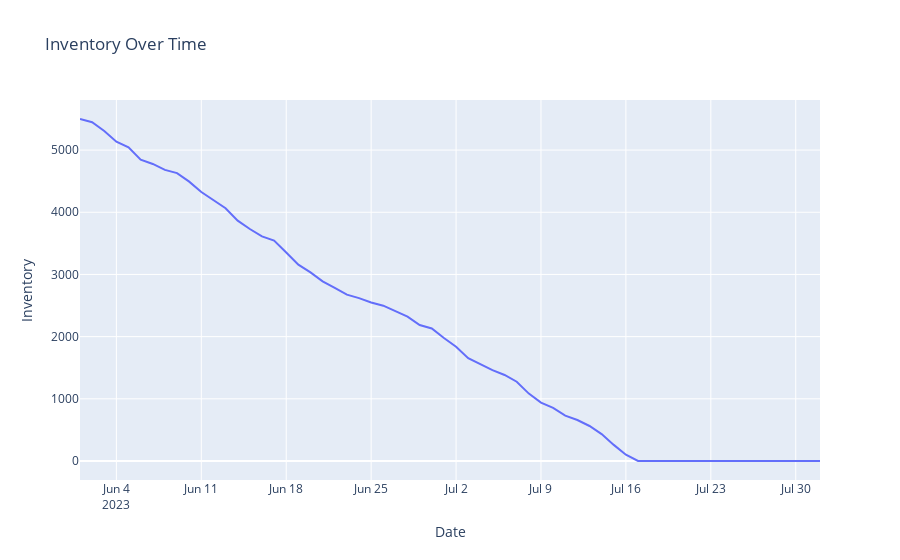

Notebook source saved alongside this figure:
### Markdown cell above
## Inventory Over Time

### Code cell
fig = px.line(df,x='Date',y='Inventory',title='Inventory Over Time')
fig.show()

### Figure 1 — Plotly figure (JSON) as saved in the notebook; plotly's stock layout.template omitted (floating-point values rounded to 4 significant figures)
{"data": [{"hovertemplate": "Date=%{x}<br>Inventory=%{y}<extra></extra>", "legendgroup": "", "line": {"color": "#636efa", "dash": "solid"}, "marker": {"symbol": "circle"}, "mode": "lines", "name": "", "orientation": "v", "showlegend": false, "type": "scatter", "x": ["2023-06-01", "2023-06-02", "2023-06-03", "2023-06-04", "2023-06-05", "2023-06-06", "2023-06-07", "2023-06-08", "2023-06-09", "2023-06-10", "2023-06-11", "2023-06-12", "2023-06-13", "2023-06-14", "2023-06-15", "2023-06-16", "2023-06-17", "2023-06-18", "2023-06-19", "2023-06-20", "2023-06-21", "2023-06-22", "2023-06-23", "2023-06-24", "2023-06-25", "2023-06-26", "2023-06-27", "2023-06-28", "2023-06-29", "2023-06-30", "2023-07-01", "2023-07-02", "2023-07-03", "2023-07-04", "2023-07-05", "2023-07-06", "2023-07-07", "2023-07-08", "2023-07-09", "2023-07-10", "2023-07-11", "2023-07-12", "2023-07-13", "2023-07-14", "2023-07-15", "2023-07-16", "2023-07-17", "2023-07-18", "2023-07-19", "2023-07-20", "2023-07-21", "2023-07-22", "2023-07-23", "2023-07-24", "2023-07-25", "2023-07-26", "2023-07-27", "2023-07-28", "2023-07-29", "2023-07-30", "2023-07-31", "2023-08-01"], "xaxis": "x", "y": [5500, 5449, 5308, 5136, 5045, 4847, 4777, 4682, 4629, 4493, 4325, 4199, 4064, 3866, 3731, 3611, 3544, 3354, 3158, 3033, 2890, 2783, 2675, 2619, 2550, 2498, 2405, 2322, 2187, 2131, 1979, 1837, 1654, 1556, 1461, 1383, 1275, 1084, 938, 854, 729, 659, 563, 433, 259, 102, 0, 0, 0, 0, 0, 0, 0, 0, 0, 0, 0, 0, 0, 0, 0, 0], "yaxis": "y"}], "layout": {"legend": {"tracegroupgap": 0}, "title": {"text": "Inventory Over Time"}, "xaxis": {"anchor": "y", "domain": [0, 1], "title": {"text": "Date"}}, "yaxis": {"anchor": "x", "domain": [0, 1], "title": {"text": "Inventory"}}}}
